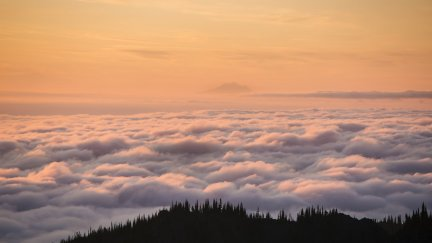
#> input picture oth_imgs/test.jpg, 432 x 243 px
$ python -i estimate.py   (imports and definitions only)   (older library calls are emulated)
#> lines starting #> are read from the running program, lines starting #| are printed output that depends on the picture; after the words box and inside, x2 and y2 are one past the last pixel; in counts of white or black regions, pixels touching at a corner belong together
#> further down, picture is the input picture: shape (243, 432, 3); mean B, G, R 111.4, 136.8, 177.2
import cv2
import numpy as np
from noise import *

class FrameFuncs(object):
    def __init__(self, frame):
        self.frame = frame

    # ===信号丢失===
    def signalLost(self, thred=0.8):
        # 中值滤波，去噪
#> called with thred = 0.8
        img = cv2.medianBlur(self.frame, 3)
        gray = cv2.cvtColor(img, cv2.COLOR_BGR2GRAY)
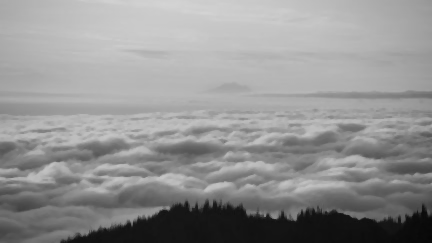
#> gray: shape (243, 432); min 6, max 212, mean 146
        # 阈值分割得到二值化图片
        ret, binary = cv2.threshold(gray, 0, 255, cv2.THRESH_BINARY | cv2.THRESH_OTSU)
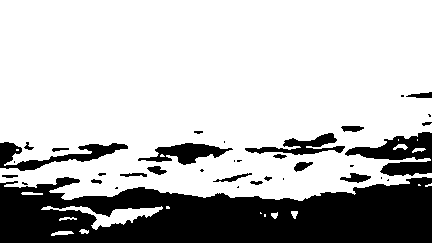
#> binary: shape (243, 432); 74% white; 36 black regions (15 under 20 px), largest, box (x1, y1, x2, y2) and area: (0, 177, 432, 243) 21065, (345, 132, 432, 176) 1941, (0, 142, 128, 171) 1270
#> ret = 122
        # 膨胀操作
        kernel2 = cv2.getStructuringElement(cv2.MORPH_RECT, (3, 3))
        bin_clo = cv2.dilate(binary, kernel2, iterations=2)
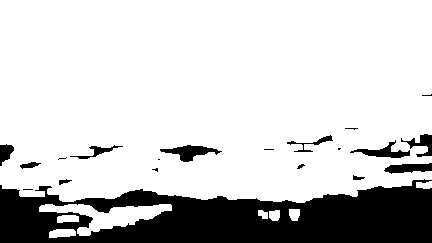
#> bin_clo: shape (243, 432); 80.5% white; 20 black regions (8 under 20 px), largest, box (x1, y1, x2, y2) and area: (0, 179, 432, 243) 18214, (160, 145, 222, 162) 470, (350, 140, 410, 158) 374
        # 连通域分析
        num_labels, labels, stats, centroids = cv2.connectedComponentsWithStats(bin_clo, connectivity=8)
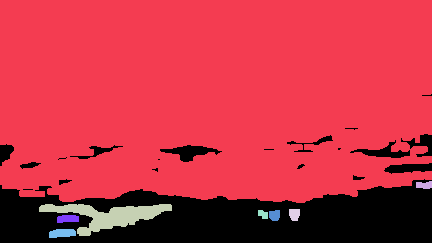
#> labels: shape (243, 432) int32; 9 distinct labels, from 0 to 8; one colour per label, 0 black
#> num_labels = 9; stats = [[0, 94, 432, 149, 20490], [0, 0, 432, 203, 81931], [416, 181, 16, 8, 102], [39, 204, 133, 32, 1810], [289, 209, 11, 12, 115], [258, 210, 10, 9, 69], [269, 210, 11, 11, 105], [57, 215, 22, 8, 151], [49, 229, 27, 9, 203]]; centroids = [[236.3, 211.3], [212.8, 95.47], [423.9, 184.7], [108.1, 214.9], [294, 213.9], [262.7, 213.9], [274.2, 214.9], [67.34, 218.3], [61.76, 232.8]]
        ratio = stats[:, 4].max() / stats[:, 4].sum()
#> ratio = 0.78
        if ratio > thred:
            # text = 'signal: lost'
            text = "1"
        else:
            # text = 'signal: normal'
            text = "0"
        return text


    # ===遮挡===
    # [72 lines left out: functions occlusion, blurry, lumos, not called in this run]

    # ===噪声===
    def noise(self, thred=0.04):
        return saltnoise_check_main(self.frame, thred)

    # ===条纹===
    # [58 lines left out: functions ripple, colorCast, not called in this run]

class CompareFuncs(object):
    def __init__(self, oldframe, nowframe):
        self.oldframe = oldframe
        self.nowframe = nowframe

    # [22 lines left out: function freeze, not called in this run]

>>> import cv2
>>> picture = cv2.imread('oth_imgs/test.jpg')
>>> result = FrameFuncs(picture).signalLost()
#> result = '0'
